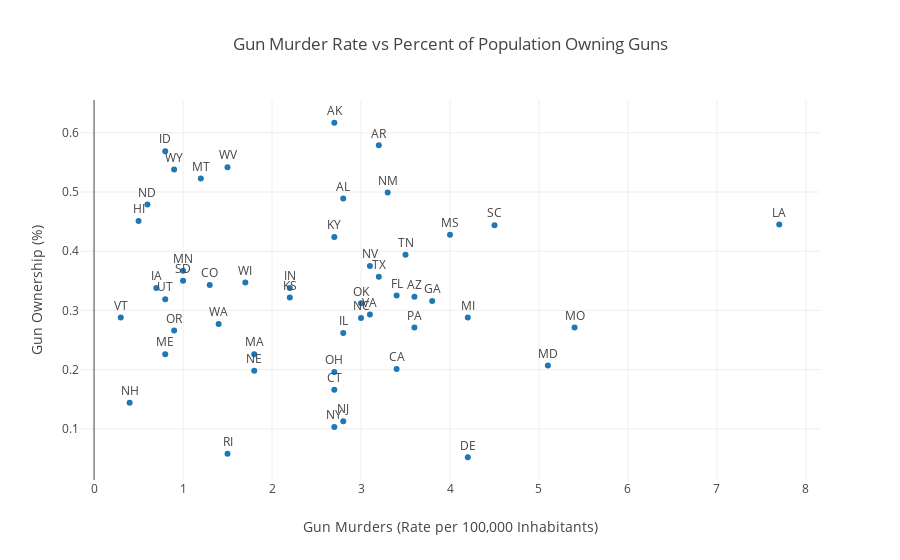

Write notebook code for a chart like this one.
### Markdown cell above
The first major difference I notice between the first and second graphs is Louisiana's position on the map--it's gun murder rate is WAY higher than the rest of the states, whereas before TX, CA, and FL were the clear leaders. There isn't as severe of an upward trend as the first graph, but there is definitely something that points to population density as a cause of more gun deaths. There are quite a few outliers like AK, NM, NV, RI, MA, CT, NJ, MO, and LA, but I do see an upward trend. Lastly, let's examine what affect gun ownership rates has on gun murder rates in each state. In theory, if there are more (stricter) background checks, there should be fewer guns, and therefore fewer gun murders. Does this theory hold true?

### Code cell
# Plot gun murder rate vs gun ownership

import plotly.plotly as py
import plotly.graph_objs as go
from plotly.offline import download_plotlyjs, init_notebook_mode, plot, iplot

init_notebook_mode(connected=True)


trace4 = go.Scatter(
    x=(stats_abbr['Gun murders  (rate per 100,000 inhabitants)']),
    y=(stats_abbr['Gun ownership (%)']),
    mode='markers+text',
    name='Lines, Markers and Text',
    text=stats_abbr['Abbreviation'],
    textposition='top center'
)

data = [trace4]

layout= go.Layout(
    title= 'Gun Murder Rate vs Percent of Population Owning Guns',
    hovermode= 'closest',
    xaxis= dict(
        title= 'Gun Murders (Rate per 100,000 Inhabitants)',
    ),
    yaxis=dict(
        title= 'Gun Ownership (%)',
    ),
    showlegend= False
)

fig = go.Figure(data=data, layout=layout)
iplot(fig)

### Figure 1 — Plotly figure (JSON) as saved in the notebook; plotly's stock layout.template omitted (floating-point values rounded to 4 significant figures)
{"data": [{"mode": "markers+text", "name": "Lines, Markers and Text", "text": ["AL", "AK", "AZ", "AR", "CA", "CO", "CT", "DE", "FL", "GA", "HI", "ID", "IL", "IN", "IA", "KS", "KY", "LA", "ME", "MD", "MA", "MI", "MN", "MS", "MO", "MT", "NE", "NV", "NH", "NJ", "NM", "NY", "NC", "ND", "OH", "OK", "OR", "PA", "RI", "SC", "SD", "TN", "TX", "UT", "VT", "VA", "WA", "WV", "WI", "WY"], "textposition": "top center", "type": "scatter", "uid": "655f3206-e319-4678-b861-2dc78e2e6509", "x": [2.8, 2.7, 3.6, 3.2, 3.4, 1.3, 2.7, 4.2, 3.4, 3.8, 0.5, 0.8, 2.8, 2.2, 0.7, 2.2, 2.7, 7.7, 0.8, 5.1, 1.8, 4.2, 1, 4, 5.4, 1.2, 1.8, 3.1, 0.4, 2.8, 3.3, 2.7, 3, 0.6, 2.7, 3, 0.9, 3.6, 1.5, 4.5, 1, 3.5, 3.2, 0.8, 0.3, 3.1, 1.4, 1.5, 1.7, 0.9], "y": [0.489, 0.617, 0.323, 0.579, 0.201, 0.343, 0.166, 0.052, 0.325, 0.316, 0.451, 0.569, 0.262, 0.338, 0.338, 0.322, 0.424, 0.445, 0.226, 0.207, 0.226, 0.288, 0.367, 0.428, 0.271, 0.523, 0.198, 0.375, 0.144, 0.113, 0.499, 0.103, 0.287, 0.479, 0.196, 0.312, 0.266, 0.271, 0.058, 0.444, 0.35, 0.394, 0.357, 0.319, 0.288, 0.293, 0.277, 0.542, 0.347, 0.538]}], "layout": {"hovermode": "closest", "showlegend": false, "title": {"text": "Gun Murder Rate vs Percent of Population Owning Guns"}, "xaxis": {"title": {"text": "Gun Murders (Rate per 100,000 Inhabitants)"}}, "yaxis": {"title": {"text": "Gun Ownership (%)"}}}}
